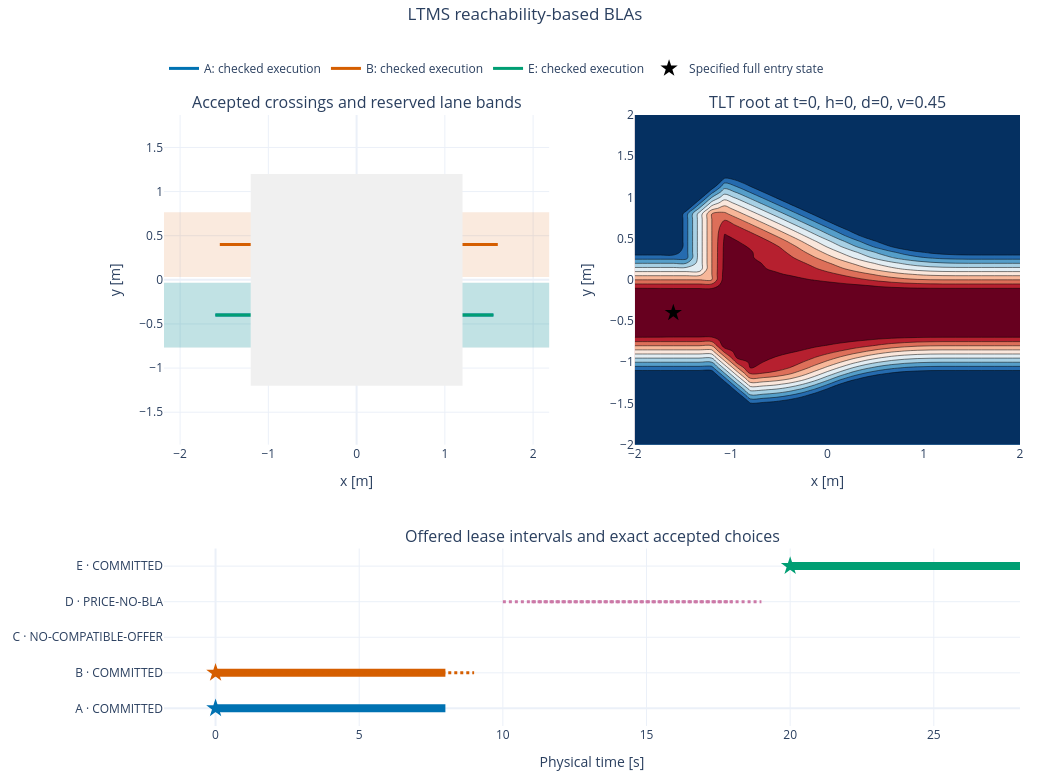

Notebook code cell kept with this figure:
### Code cell
figure = plot_scenario(report)
display_timeline(figure)
export_report(report, figure, OUTPUT)

### Figure 1 — Plotly figure (JSON) as saved in the notebook; plotly's stock layout.template omitted (floating-point values rounded to 4 significant figures; data arrays with more than 128 entries replaced by an {"elided": "..."} marker saying what was removed)
{"data": [{"customdata": {"elided": "281 float values"}, "hovertemplate": "x=%{x:.2f}, y=%{y:.2f}<br>t=%{customdata:.2f}s", "line": {"color": "#0072B2", "width": 3}, "mode": "lines", "name": "A: checked execution", "type": "scatter", "x": {"elided": "281 float values"}, "xaxis": "x", "y": {"elided": "281 float values"}, "yaxis": "y"}, {"colorscale": [[0, "rgba(255,255,255,0)"], [1, "#0072B2"]], "contours": {"end": 0.5, "size": 1, "start": 0.5}, "hoverinfo": "skip", "line": {"width": 0}, "name": "A reservation projection", "opacity": 0.13, "showscale": false, "type": "contour", "x": [-2.8, -2.667, -2.533, -2.4, -2.267, -2.133, -2.0, -1.867, -1.733, -1.6, -1.467, -1.333, -1.2, -1.067, -0.9333, -0.8, -0.6667, -0.5333, -0.4, -0.2667, -0.1333, 1.669e-06, 0.1333, 0.2667, 0.4, 0.5333, 0.6667, 0.8, 0.9333, 1.067, 1.2, 1.333, 1.467, 1.6, 1.733, 1.867, 2.0, 2.133, 2.267, 2.4, 2.533, 2.667, 2.8], "xaxis": "x", "y": [-2.467, -2.4, -2.333, -2.267, -2.2, -2.133, -2.067, -2.0, -1.933, -1.867, -1.8, -1.733, -1.667, -1.6, -1.533, -1.467, -1.4, -1.333, -1.267, -1.2, -1.133, -1.067, -1.0, -0.9333, -0.8667, -0.8, -0.7333, -0.6667, -0.6, -0.5333, -0.4667, -0.4, -0.3333, -0.2667, -0.2, -0.1333, -0.06667, -1.907e-06, 0.06666, 0.1333, 0.2, 0.2667, 0.3333, 0.4, 0.4667, 0.5333, 0.6, 0.6667, 0.7333, 0.8, 0.8667, 0.9333, 1.0, 1.067, 1.133, 1.2, 1.267, 1.333, 1.4, 1.467, 1.533, 1.6, 1.667, 1.733, 1.8, 1.867, 1.933, 2.0, 2.067, 2.133, 2.2, 2.267, 2.333, 2.4, 2.467], "yaxis": "y", "z": {"elided": "75x43 int values"}}, {"customdata": {"elided": "281 float values"}, "hovertemplate": "x=%{x:.2f}, y=%{y:.2f}<br>t=%{customdata:.2f}s", "line": {"color": "#D55E00", "width": 3}, "mode": "lines", "name": "B: checked execution", "type": "scatter", "x": {"elided": "281 float values"}, "xaxis": "x", "y": {"elided": "281 float values"}, "yaxis": "y"}, {"colorscale": [[0, "rgba(255,255,255,0)"], [1, "#D55E00"]], "contours": {"end": 0.5, "size": 1, "start": 0.5}, "hoverinfo": "skip", "line": {"width": 0}, "name": "B reservation projection", "opacity": 0.13, "showscale": false, "type": "contour", "x": [-2.8, -2.667, -2.533, -2.4, -2.267, -2.133, -2.0, -1.867, -1.733, -1.6, -1.467, -1.333, -1.2, -1.067, -0.9333, -0.8, -0.6667, -0.5333, -0.4, -0.2667, -0.1333, 1.669e-06, 0.1333, 0.2667, 0.4, 0.5333, 0.6667, 0.8, 0.9333, 1.067, 1.2, 1.333, 1.467, 1.6, 1.733, 1.867, 2.0, 2.133, 2.267, 2.4, 2.533, 2.667, 2.8], "xaxis": "x", "y": [-2.467, -2.4, -2.333, -2.267, -2.2, -2.133, -2.067, -2.0, -1.933, -1.867, -1.8, -1.733, -1.667, -1.6, -1.533, -1.467, -1.4, -1.333, -1.267, -1.2, -1.133, -1.067, -1.0, -0.9333, -0.8667, -0.8, -0.7333, -0.6667, -0.6, -0.5333, -0.4667, -0.4, -0.3333, -0.2667, -0.2, -0.1333, -0.06667, -1.907e-06, 0.06666, 0.1333, 0.2, 0.2667, 0.3333, 0.4, 0.4667, 0.5333, 0.6, 0.6667, 0.7333, 0.8, 0.8667, 0.9333, 1.0, 1.067, 1.133, 1.2, 1.267, 1.333, 1.4, 1.467, 1.533, 1.6, 1.667, 1.733, 1.8, 1.867, 1.933, 2.0, 2.067, 2.133, 2.2, 2.267, 2.333, 2.4, 2.467], "yaxis": "y", "z": {"elided": "75x43 int values"}}, {"customdata": {"elided": "281 float values"}, "hovertemplate": "x=%{x:.2f}, y=%{y:.2f}<br>t=%{customdata:.2f}s", "line": {"color": "#009E73", "width": 3}, "mode": "lines", "name": "E: checked execution", "type": "scatter", "x": {"elided": "281 float values"}, "xaxis": "x", "y": {"elided": "281 float values"}, "yaxis": "y"}, {"colorscale": [[0, "rgba(255,255,255,0)"], [1, "#009E73"]], "contours": {"end": 0.5, "size": 1, "start": 0.5}, "hoverinfo": "skip", "line": {"width": 0}, "name": "E reservation projection", "opacity": 0.13, "showscale": false, "type": "contour", "x": [-2.8, -2.667, -2.533, -2.4, -2.267, -2.133, -2.0, -1.867, -1.733, -1.6, -1.467, -1.333, -1.2, -1.067, -0.9333, -0.8, -0.6667, -0.5333, -0.4, -0.2667, -0.1333, 1.669e-06, 0.1333, 0.2667, 0.4, 0.5333, 0.6667, 0.8, 0.9333, 1.067, 1.2, 1.333, 1.467, 1.6, 1.733, 1.867, 2.0, 2.133, 2.267, 2.4, 2.533, 2.667, 2.8], "xaxis": "x", "y": [-2.467, -2.4, -2.333, -2.267, -2.2, -2.133, -2.067, -2.0, -1.933, -1.867, -1.8, -1.733, -1.667, -1.6, -1.533, -1.467, -1.4, -1.333, -1.267, -1.2, -1.133, -1.067, -1.0, -0.9333, -0.8667, -0.8, -0.7333, -0.6667, -0.6, -0.5333, -0.4667, -0.4, -0.3333, -0.2667, -0.2, -0.1333, -0.06667, -1.907e-06, 0.06666, 0.1333, 0.2, 0.2667, 0.3333, 0.4, 0.4667, 0.5333, 0.6, 0.6667, 0.7333, 0.8, 0.8667, 0.9333, 1.0, 1.067, 1.133, 1.2, 1.267, 1.333, 1.4, 1.467, 1.533, 1.6, 1.667, 1.733, 1.8, 1.867, 1.933, 2.0, 2.067, 2.133, 2.2, 2.267, 2.333, 2.4, 2.467], "yaxis": "y", "z": {"elided": "75x43 int values"}}, {"colorscale": [[0.0, "rgb(103,0,31)"], [0.1, "rgb(178,24,43)"], [0.2, "rgb(214,96,77)"], [0.3, "rgb(244,165,130)"], [0.4, "rgb(253,219,199)"], [0.5, "rgb(247,247,247)"], [0.6, "rgb(209,229,240)"], [0.7, "rgb(146,197,222)"], [0.8, "rgb(67,147,195)"], [0.9, "rgb(33,102,172)"], [1.0, "rgb(5,48,97)"]], "contours": {"end": 0.3, "size": 0.05, "start": -0.1}, "hovertemplate": "x=%{x:.2f}, y=%{y:.2f}<br>V=%{z:.4f}", "name": "HJ value", "showscale": false, "type": "contour", "x": [-2.0, -1.867, -1.733, -1.6, -1.467, -1.333, -1.2, -1.067, -0.9333, -0.8, -0.6667, -0.5333, -0.4, -0.2667, -0.1333, 5.96e-08, 0.1333, 0.2667, 0.4, 0.5333, 0.6667, 0.8, 0.9333, 1.067, 1.2, 1.333, 1.467, 1.6, 1.733, 1.867, 2.0], "xaxis": "x2", "y": [-2.0, -1.933, -1.867, -1.8, -1.733, -1.667, -1.6, -1.533, -1.467, -1.4, -1.333, -1.267, -1.2, -1.133, -1.067, -1.0, -0.9333, -0.8667, -0.8, -0.7333, -0.6667, -0.6, -0.5333, -0.4667, -0.4, -0.3333, -0.2667, -0.2, -0.1333, -0.06667, 5.96e-08, 0.06667, 0.1333, 0.2, 0.2667, 0.3333, 0.4, 0.4667, 0.5333, 0.6, 0.6667, 0.7333, 0.8, 0.8667, 0.9333, 1.0, 1.067, 1.133, 1.2, 1.267, 1.333, 1.4, 1.467, 1.533, 1.6, 1.667, 1.733, 1.8, 1.867, 1.933, 2.0], "yaxis": "y2", "z": {"elided": "61x31 float values"}, "zmid": 0}, {"marker": {"color": "black", "size": 13, "symbol": "star"}, "mode": "markers", "name": "Specified full entry state", "type": "scatter", "x": [-1.6], "xaxis": "x2", "y": [-0.4], "yaxis": "y2"}, {"hovertemplate": "A: 29e0e2ccd23726f8f0f7<br>t=%{x}s", "line": {"color": "#0072B2", "dash": "solid", "width": 8}, "mode": "lines", "name": "A lease", "showlegend": false, "type": "scatter", "x": [0, 8.0], "xaxis": "x3", "y": [0, 0], "yaxis": "y3"}, {"marker": {"color": "#0072B2", "size": 14, "symbol": "star"}, "mode": "markers", "showlegend": false, "type": "scatter", "x": [0], "xaxis": "x3", "y": [0], "yaxis": "y3"}, {"hovertemplate": "B: 94c7ab567bf2cfd232c6<br>t=%{x}s", "line": {"color": "#D55E00", "dash": "solid", "width": 8}, "mode": "lines", "name": "B lease", "showlegend": false, "type": "scatter", "x": [0, 8.0], "xaxis": "x3", "y": [1, 1], "yaxis": "y3"}, {"marker": {"color": "#D55E00", "size": 14, "symbol": "star"}, "mode": "markers", "showlegend": false, "type": "scatter", "x": [0], "xaxis": "x3", "y": [1], "yaxis": "y3"}, {"hovertemplate": "B: 5c20ed1988a4cca3649f<br>t=%{x}s", "line": {"color": "#D55E00", "dash": "dot", "width": 3}, "mode": "lines", "name": "B lease", "showlegend": false, "type": "scatter", "x": [1, 9.0], "xaxis": "x3", "y": [1, 1], "yaxis": "y3"}, {"hovertemplate": "D: fe5f9ee3bdfc0e97ebeb<br>t=%{x}s", "line": {"color": "#CC79A7", "dash": "dot", "width": 3}, "mode": "lines", "name": "D lease", "showlegend": false, "type": "scatter", "x": [10, 18.0], "xaxis": "x3", "y": [3, 3], "yaxis": "y3"}, {"hovertemplate": "D: 49a7185770f7e65b78ac<br>t=%{x}s", "line": {"color": "#CC79A7", "dash": "dot", "width": 3}, "mode": "lines", "name": "D lease", "showlegend": false, "type": "scatter", "x": [11, 19.0], "xaxis": "x3", "y": [3, 3], "yaxis": "y3"}, {"hovertemplate": "E: a84462c7e8f193b0e15c<br>t=%{x}s", "line": {"color": "#009E73", "dash": "solid", "width": 8}, "mode": "lines", "name": "E lease", "showlegend": false, "type": "scatter", "x": [20, 28.0], "xaxis": "x3", "y": [4, 4], "yaxis": "y3"}, {"marker": {"color": "#009E73", "size": 14, "symbol": "star"}, "mode": "markers", "showlegend": false, "type": "scatter", "x": [20], "xaxis": "x3", "y": [4], "yaxis": "y3"}], "layout": {"annotations": [{"font": {"size": 16}, "showarrow": false, "text": "Accepted crossings and reserved lane bands", "x": 0.225, "xanchor": "center", "xref": "paper", "y": 1.0, "yanchor": "bottom", "yref": "paper"}, {"font": {"size": 16}, "showarrow": false, "text": "TLT root at t=0, h=0, d=0, v=0.45", "x": 0.775, "xanchor": "center", "xref": "paper", "y": 1.0, "yanchor": "bottom", "yref": "paper"}, {"font": {"size": 16}, "showarrow": false, "text": "Offered lease intervals and exact accepted choices", "x": 0.5, "xanchor": "center", "xref": "paper", "y": 0.2905, "yanchor": "bottom", "yref": "paper"}], "height": 780, "legend": {"orientation": "h", "y": 1.1}, "margin": {"b": 40, "l": 110, "r": 30, "t": 115}, "shapes": [{"fillcolor": "#f0f0f0", "line": {"width": 0}, "type": "rect", "x0": -1.2, "x1": 1.2, "xref": "x", "y0": -1.2, "y1": 1.2, "yref": "y"}], "title": {"text": "LTMS reachability-based BLAs", "x": 0.5, "y": 0.99}, "width": 1050, "xaxis": {"anchor": "y", "domain": [0.0, 0.45], "range": [-2.1, 2.1], "title": {"text": "x [m]"}}, "xaxis2": {"anchor": "y2", "domain": [0.55, 1.0], "title": {"text": "x [m]"}}, "xaxis3": {"anchor": "y3", "domain": [0.0, 1.0], "title": {"text": "Physical time [s]"}}, "yaxis": {"anchor": "x", "domain": [0.4605, 1.0], "range": [-1.3, 1.3], "scaleanchor": "x", "scaleratio": 1, "title": {"text": "y [m]"}}, "yaxis2": {"anchor": "x2", "domain": [0.4605, 1.0], "title": {"text": "y [m]"}}, "yaxis3": {"anchor": "x3", "domain": [0.0, 0.2905], "ticktext": ["A · COMMITTED", "B · COMMITTED", "C · NO-COMPATIBLE-OFFER", "D · PRICE-NO-BLA", "E · COMMITTED"], "tickvals": [0, 1, 2, 3, 4]}}}
